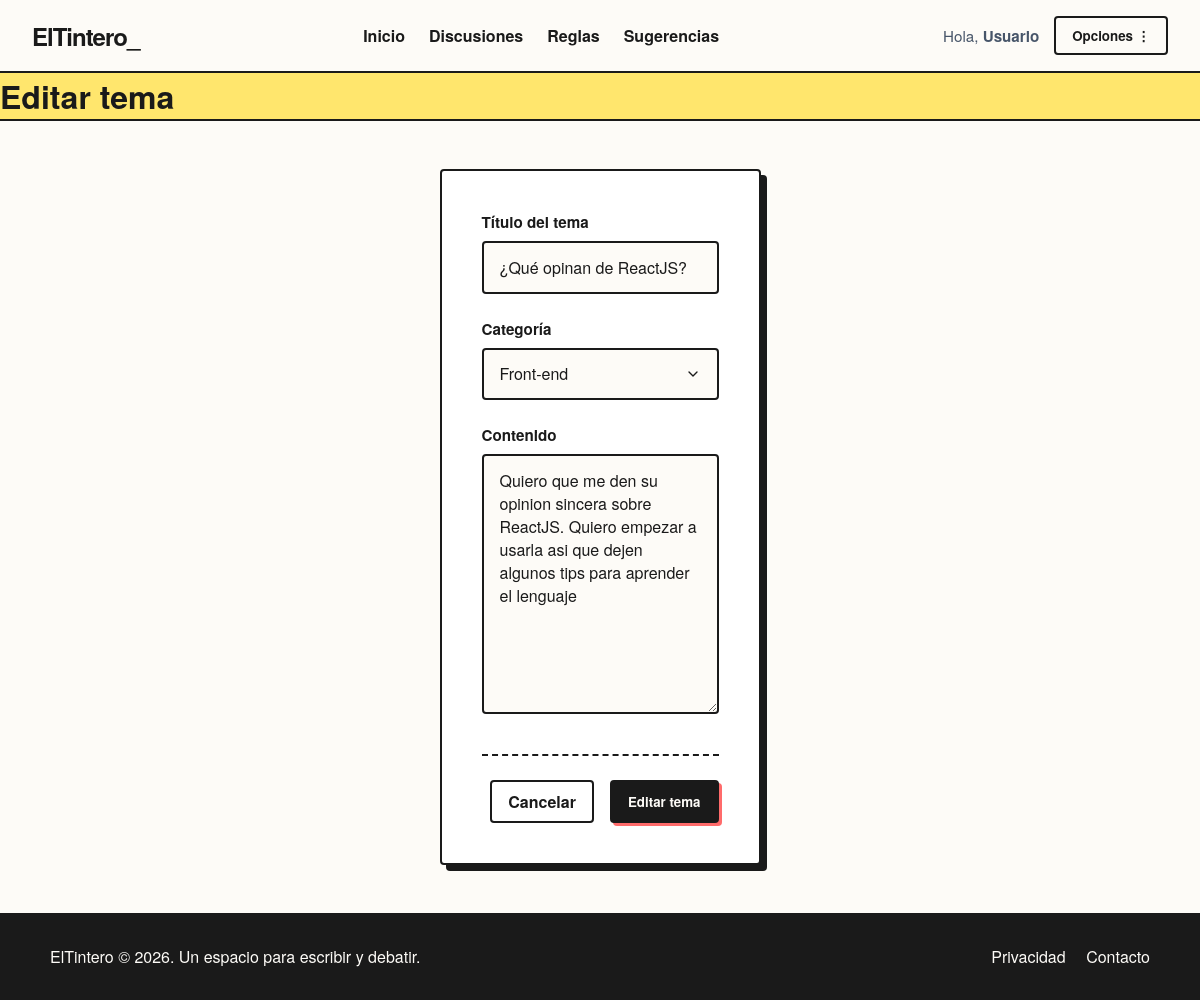
/paginas/formularioDiscusion.php?id=9, run on the app's committed database.
### tables this page shows
CREATE TABLE `temas` (
  `id_tema` int NOT NULL AUTO_INCREMENT,
  `titulo` varchar(200) NOT NULL,
  `contenido` text NOT NULL,
  `id_categoria` int NOT NULL,
  `id_usuario` int NOT NULL,
  `vistas` int NOT NULL DEFAULT '0',
  `likes` int NOT NULL DEFAULT '0',
  `fecha_creacion` datetime NOT NULL,
  PRIMARY KEY (`id_tema`),
  KEY `fk_temas_categorias` (`id_categoria`),
  KEY `fk_temas_usuarios` (`id_usuario`),
  CONSTRAINT `fk_temas_categorias` FOREIGN KEY (`id_categoria`) REFERENCES `categorias` (`id_categoria`),
  CONSTRAINT `fk_temas_usuarios` FOREIGN KEY (`id_usuario`) REFERENCES `usuarios` (`id_usuario`)
);

CREATE TABLE `categorias` (
  `id_categoria` int NOT NULL AUTO_INCREMENT,
  `nombre` varchar(100) NOT NULL,
  `descripcion` varchar(200) NOT NULL,
  `color_etiqueta` varchar(50) NOT NULL,
  PRIMARY KEY (`id_categoria`)
);

### componentes/cargar_formulario_discusion.php (called while the page is built, shortened)
<?php
    require_once '../conexion.php';
    if(isset($_GET['id']) && is_numeric($_GET['id'])){
        $id_tema = (int) $_GET['id'];
        $sql_cargar_form = "SELECT * FROM temas WHERE id_tema = ?";
        $stmt = mysqli_prepare($conexion, $sql_cargar_form);
        if($stmt){
            mysqli_stmt_bind_param($stmt, 'i', $id_tema);
            mysqli_stmt_execute($stmt);
            $resultado = mysqli_stmt_get_result($stmt);
            $tema = mysqli_fetch_assoc($resultado);
            if($tema){
                $titulo = $tema['titulo'];
                $contenido = $tema['contenido'];
                $id_categoria_actual = $tema['id_categoria'];
                $es_edicion = true;
                $titulo_pagina = "Editar tema";
                $url_form = "../editar_tema.php";
            }else{
                echo "<p>El tema solicitado no existe</p>";
            }
        }
    }
?>

### paginas/formularioDiscusion.php (the view, shortened to what this page needs)
<?php
    require_once '../conexion.php';
    require_once '../componentes/cargar_formulario_discusion.php';
    $sql_categorias = 'SELECT id_categoria, nombre FROM categorias';
    $resultado_categorias = mysqli_query($conexion, $sql_categorias);
?>
<!DOCTYPE html>
<html lang="en">
<head>
    <link rel="stylesheet" href="../css/estilos.css">
    <link rel="stylesheet" href="../css/formularios.css">
</head>
<body>
    <?php
        include_once '../componentes/nav.php';
    ?>
    <div class="page-header header-formularios">
        <div class="page-header-content">
            <h1><?=$titulo_pagina?></h1>
        </div>
    </div>
    <div class="container contenedor-centrado">
        <main class="form-card w-100">
            <form action="<?=$url_form?>" method="POST" class="formulario-brutal">
                <div class="form-group">
                    <label for="titulo">Título del tema</label>
                    <input type="text" id="titulo" name="titulo" value="<?=$_SESSION['datos']['titulo'] ?? htmlspecialchars($titulo ?? '')?>" placeholder="¿Cómo centrar un div en 2026?" required>
                </div>
                <div class="form-group">
                    <label for="categoria">Categoría</label>
                    <select id="categoria" name="categoria" required>
                        <?php
                            while($resultado = mysqli_fetch_assoc($resultado_categorias)){
                               ?>
                                <option value="<?=$resultado['id_categoria']?>" <?=$resultado['id_categoria'] == $id_categoria_actual ? 'selected' : ''?>>
                                    <?=htmlspecialchars($resultado['nombre'])?>
                                </option>
                                <?php
                            }
                        ?>
                    </select>
                </div>
                <div class="form-group">
                    <label for="contenido">Contenido</label>
                    <textarea id="contenido" name="contenido" rows="10" placeholder="Explica tu duda o comparte tu idea con detalle..." required><?=$_SESSION['datos']['titulo'] ?? htmlspecialchars($contenido ?? '')?></textarea>
                </div>
                <div class="form-acciones">
                    <a class="btn btn-ghost" href="./discusiones.php">Cancelar</a>
                    <button type="submit" class="btn btn-solid"><?=$es_edicion ? 'Editar tema' : 'Crear tema'?></button>
                </div>
            </form>
        </main>
    </div>
    <?php
        include_once '../componentes/footer.php';
    ?>
</body>
</html>

### css/estilos.css (style rules this page uses)
* { margin: 0; padding: 0; box-sizing: border-box; font-family: 'Helvetica Neue', Arial, sans-serif; }
body { background-color: #fdfbf7; color: #1a1a1a; display: flex; flex-direction: column; min-height: 100vh; }
.btn { padding: 0.5rem 1rem; font-weight: bold; text-decoration: none; border: 2px solid #1a1a1a; cursor: pointer; transition: transform 0.1s, box-shadow 0.1s; display: inline-block; border-radius: 4px; }
.btn-solid { background-color: #1a1a1a; color: #fdfbf7; box-shadow: 3px 3px 0px #ff6b6b; }
.btn-ghost { background-color: transparent; color: #1a1a1a; }
.container { display: flex; max-width: 1100px; margin: 3rem auto; padding: 0 1.5rem; gap: 3rem; flex: 1; }

### css/formularios.css (style rules this page uses)
.header-formularios { background-color: #ffe66d; color: #1a1a1a; border-bottom: 2px solid #1a1a1a; }
.contenedor-centrado { max-width: 800px; justify-content: center; margin: 3rem auto; padding: 0 1.5rem; }
.w-100 { width: 100%; }
.form-card { background-color: #fff; border: 2px solid #1a1a1a; border-radius: 4px; padding: 2.5rem; box-shadow: 6px 6px 0px #1a1a1a; }
.formulario-brutal { display: flex; flex-direction: column; gap: 1.5rem; }
.form-group { display: flex; flex-direction: column; gap: 0.5rem; flex: 1; }
.form-group label { font-weight: bold; font-size: 0.95rem; color: #1a1a1a; }
.formulario-brutal input[type="text"], .formulario-brutal input[type="email"], .formulario-brutal select, .formulario-brutal textarea { width: 100%; padding: 0.8rem 1rem; border: 2px solid #1a1a1a; border-radius: 4px; font-size: 1rem; background-color: #fdfbf7; color: #1a1a1a; transition: box-shadow 0.2s, background-color 0.2s; }
.formulario-brutal select { cursor: pointer; appearance: none; background-repeat: no-repeat; background-position: right 1rem center; background-size: 1em; }
.formulario-brutal textarea { resize: vertical; }
.form-acciones { display: flex; justify-content: flex-end; gap: 1rem; margin-top: 1rem; padding-top: 1.5rem; border-top: 2px dashed #1a1a1a; }
.form-acciones a.btn { text-decoration: none; display: inline-flex; align-items: center; }

### data on the page
temas: titulo "¿Qué opinan de ReactJS?", categoria "Front-end", contenido "Quiero que me den su opinion sincera sobre ReactJS. Quiero empezar a usarla asi que dejen algunos tips para aprender el lenguaje"

### other printed values
$titulo_pagina "Editar tema"
